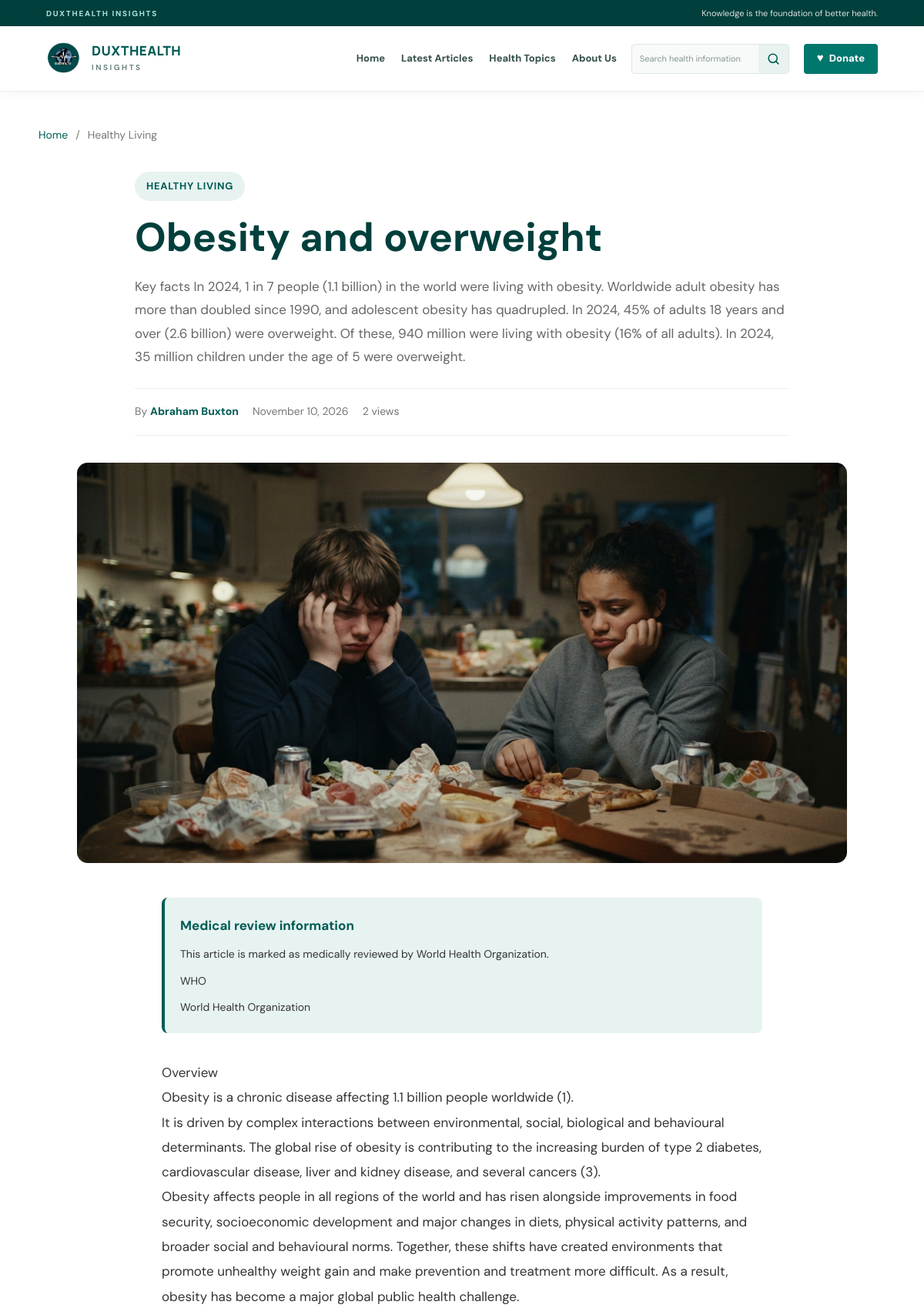
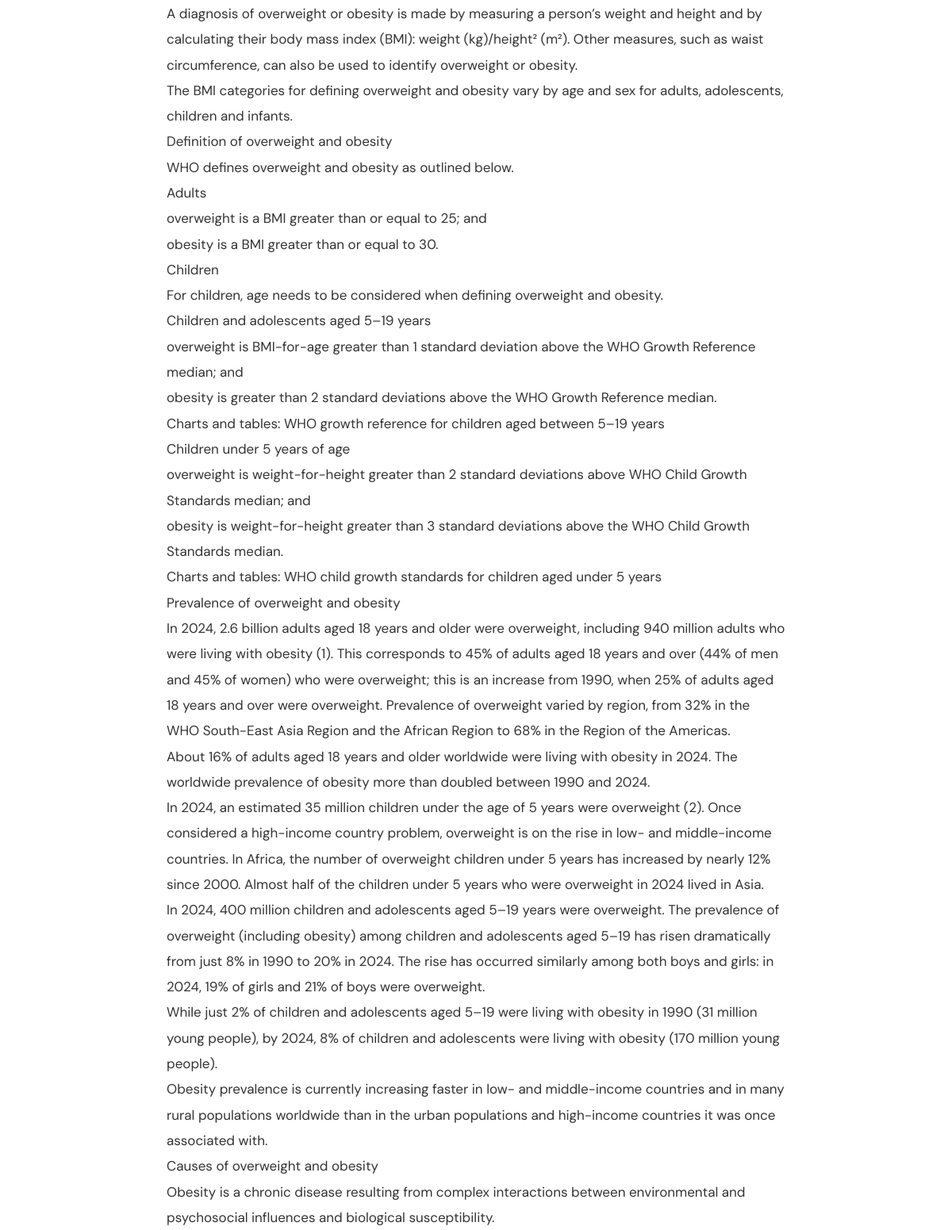
Screenshot of /article/obesity-and-overweight/ (upper part) with the database file from the repository (2 pictures, top to bottom).
### blog/models.py (models this page shows, shortened)
class Article(models.Model):
    class Status(models.TextChoices):
        DRAFT = "draft", "Draft"
        REVIEW = "review", "Awaiting Medical Review"
        SCHEDULED = "scheduled", "Scheduled"
        PUBLISHED = "published", "Published"
        ARCHIVED = "archived", "Archived"
    title = models.CharField(max_length=250)
    slug = models.SlugField(
        max_length=270,
        unique=True,
        blank=True
    )
    subtitle = models.CharField(
        max_length=300,
        blank=True
    )
    excerpt = models.TextField(
        max_length=500,
        help_text="Short introduction displayed on article cards."
    )
    body = models.TextField(
        help_text="Main article content."
    )
    cover_image = models.ImageField(
        upload_to="articles/covers/%Y/%m/",
        blank=True,
        null=True
    )
    cover_image_caption = models.CharField(
        max_length=250,
        blank=True
    )
    category = models.ForeignKey(
        Category,
        on_delete=models.PROTECT,
        related_name="articles"
    )
    tags = models.ManyToManyField(
        Tag,
        blank=True,
        related_name="articles"
    )
    author = models.ForeignKey(
        Author,
        on_delete=models.PROTECT,
        related_name="articles"
    )
    reviewer = models.ForeignKey(
        MedicalReviewer,
        on_delete=models.SET_NULL,
        null=True,
        blank=True,
        related_name="reviewed_articles"
    )
    status = models.CharField(
        max_length=15,
        choices=Status.choices,
        default=Status.DRAFT
    )
    featured = models.BooleanField(default=False)
    medically_reviewed = models.BooleanField(default=False)
    review_notes = models.TextField(blank=True)
    references = models.TextField(
        blank=True,
        help_text="Add reliable sources and reference URLs, one per line."
    )
    meta_title = models.CharField(
        max_length=250,
        blank=True
    )
    meta_description = models.CharField(
        max_length=320,
        blank=True
    )
    scheduled_for = models.DateTimeField(
        null=True,
        blank=True
    )
    published_at = models.DateTimeField(
        null=True,
        blank=True
    )
    views = models.PositiveIntegerField(default=0)
    created_at = models.DateTimeField(auto_now_add=True)
    updated_at = models.DateTimeField(auto_now=True)
    class Meta:
        ordering = ["-published_at", "-created_at"]
        indexes = [
            models.Index(
                fields=["status", "published_at"]
            ),
            models.Index(
                fields=["featured", "status"]
            ),
        ]

class Category(models.Model):
    name = models.CharField(max_length=100, unique=True)
    slug = models.SlugField(
        max_length=120,
        unique=True,
        blank=True
    )
    description = models.TextField(blank=True)
    image = models.ImageField(
        upload_to="categories/",
        blank=True,
        null=True
    )
    is_active = models.BooleanField(default=True)
    created_at = models.DateTimeField(auto_now_add=True)
    class Meta:
        verbose_name_plural = "Categories"
        ordering = ["name"]

class Author(models.Model):
    user = models.OneToOneField(
        User,
        on_delete=models.SET_NULL,
        null=True,
        blank=True,
        related_name="blog_author_profile"
    )
    display_name = models.CharField(max_length=150)
    designation = models.CharField(
        max_length=150,
        blank=True
    )
    biography = models.TextField(blank=True)
    profile_image = models.ImageField(
        upload_to="authors/",
        blank=True,
        null=True
    )
    email = models.EmailField(blank=True)
    is_active = models.BooleanField(default=True)
    created_at = models.DateTimeField(auto_now_add=True)
    class Meta:
        ordering = ["display_name"]

class MedicalReviewer(models.Model):
    user = models.OneToOneField(
        User,
        on_delete=models.SET_NULL,
        null=True,
        blank=True,
        related_name="blog_reviewer_profile"
    )
    full_name = models.CharField(max_length=150)
    professional_title = models.CharField(
        max_length=150
    )
    qualifications = models.CharField(
        max_length=250,
        blank=True
    )
    biography = models.TextField(blank=True)
    profile_image = models.ImageField(
        upload_to="reviewers/",
        blank=True,
        null=True
    )
    email = models.EmailField(blank=True)
    is_active = models.BooleanField(default=True)
    created_at = models.DateTimeField(auto_now_add=True)
    class Meta:
        ordering = ["full_name"]

### blog/views.py (the view)
# urls.py: path('article/<slug:slug>/',views.article_detail,name='article_detail'),
def article_detail(request, slug):
    now = timezone.now()
    article = get_object_or_404(
        Article.objects.select_related(
            'category',
            'author',
            'reviewer'
        ).prefetch_related('tags'),
        slug=slug,
        status='published',
        published_at__lte=now
    )
    Article.objects.filter(pk=article.pk).update(
        views=F('views') + 1
    )
    ArticleView.objects.create(article=article)
    article.refresh_from_db()
    related_articles = Article.objects.filter(
        status='published',
        published_at__lte=now,
        category=article.category
    ).exclude(
        pk=article.pk
    ).select_related(
        'category',
        'author'
    ).order_by('-published_at')[:4]
    context = {
        'article': article,
        'related_articles': related_articles,
    }
    return render(
        request,
        'blog/article_detail.html',
        context
    )

### templates/blog/article_detail.html (shortened to what this page needs)
{% extends "base.html" %}
{% load static %}
{% block content %}
<main class="article-page">
    <div class="article-container">
        <nav class="article-breadcrumb">
            <a href="{% url 'home' %}">Home</a>
            <span>/</span>
            <span>{{ article.category.name }}</span>
        </nav>
        <header class="article-header">
            <span class="article-category">
                {{ article.category.name }}
            </span>
            <h1>{{ article.title }}</h1>
            {% if article.excerpt %}
                <p class="article-excerpt">{{ article.excerpt }}</p>
            {% endif %}
            <div class="article-byline">
                {% if article.author %}
                    <span>
                        By <strong>{{ article.author.display_name }}</strong>
                    </span>
                {% endif %}
                {% if article.published_at %}
                    <span>
                        {{ article.published_at|date:"F j, Y" }}
                    </span>
                {% endif %}
                <span>{{ article.views }} views</span>
            </div>
        </header>
        {% if article.cover_image %}
            <figure class="article-cover">
                <img
                    src="{{ article.cover_image.url }}"
                    alt="{{ article.title }}"
                >
            </figure>
        {% endif %}
        <div class="article-layout">
            <article class="article-body">
                {% if article.medically_reviewed and article.reviewer %}
                    <div class="medical-review-notice">
                        <strong>Medical review information</strong>
                        <p>
                            This article is marked as medically reviewed by
                            {{ article.reviewer.full_name }}.
                        </p>
                        {% if article.reviewer.professional_title %}
                            <p>{{ article.reviewer.professional_title }}</p>
                        {% endif %}
                        {% if article.reviewer.qualifications %}
                            <p>{{ article.reviewer.qualifications }}</p>
                        {% endif %}
                    </div>
                {% endif %}
                <div class="article-content">
                    {{ article.body|linebreaks }}
                </div>
            </article>
        </div>
    </div>
</main>
{% endblock %}

### static/css/style.css (style rules this page uses)
:root { --primary: #005B55; --primary-dark: #003F3B; --primary-light: #E7F3F1; --medical-blue: #83C9D8; --white: #FFFFFF; --background: #F7FAF9; --surface: #FFFFFF; --text: #18332F; --muted: #71817D; --border: #E4ECE9; --shadow: 0 15px 45px rgba(0, 63, 59, 0.08); --radius: 16px; }
* { margin: 0; padding: 0; box-sizing: border-box; }
html { scroll-behavior: smooth; }
body { font-family: 'DM Sans', sans-serif; background: var(--white); color: var(--text); line-height: 1.7; overflow-x: hidden; }
img { max-width: 100%; display: block; }
a { text-decoration: none; color: inherit; }
.article-category { display: inline-block; color: var(--primary); background: var(--primary-light); padding: 6px 11px; border-radius: 4px; font-size: 10px; font-weight: 800; letter-spacing: 0.7px; text-transform: uppercase; }
.article-page { background: #ffffff; padding: 45px 20px 80px; }
.article-container { max-width: 1100px; margin: 0 auto; }
.article-breadcrumb { display: flex; gap: 10px; color: #777; font-size: 14px; margin-bottom: 35px; }
.article-breadcrumb a { color: #005B55; text-decoration: none; }
.article-header { max-width: 850px; margin: 0 auto 35px; }
.article-category { display: inline-block; background: #E7F3F1; color: #005B55; padding: 8px 15px; border-radius: 30px; font-size: 13px; font-weight: 700; margin-bottom: 18px; }
.article-header h1 { color: #003F3B; font-size: clamp(32px, 5vw, 52px); line-height: 1.15; margin-bottom: 18px; }
.article-excerpt { color: #666; font-size: 17px; line-height: 1.8; margin-top: 15px; }
.article-byline { display: flex; flex-wrap: wrap; gap: 18px; color: #777; font-size: 14px; border-top: 1px solid #eee; border-bottom: 1px solid #eee; padding: 18px 0; margin-top: 25px; }
.article-byline strong { color: #005B55; }
.article-cover { margin: 0 auto 45px; max-width: 1000px; }
.article-cover img { display: block; width: 100%; max-height: 520px; object-fit: cover; border-radius: 14px; }
.article-layout { max-width: 780px; margin: 0 auto; }
.article-body { color: #333; font-size: 17px; line-height: 1.9; }
.medical-review-notice { background: #E7F3F1; border-left: 4px solid #005B55; padding: 20px; border-radius: 8px; margin-bottom: 35px; }
.medical-review-notice strong { color: #005B55; }
.medical-review-notice p { margin-top: 8px; font-size: 14px; }

### rows the page displays
Article: category.name "Healthy Living", category.name "HEALTHY LIVING", title "Obesity and overweight", excerpt "Key facts In 2024, 1 in 7 people (1.1 billion) in the world were living with obesity. Worldwide adult obesity has more than doubled since 1990, and adolescent obesity has quadrupled. In 2024, 45% of adults 18 years and over (2.6 billion) were overweight. Of these, 940 million were living with obesity (16% of all adults). In 2024, 35 million children under the age of 5 were overweight.", author.display_name "Abraham Buxton", published_at "November 10, 2026", views "2", cover_image (picture), reviewer.full_name "World Health Organization", reviewer.professional_title "WHO", reviewer.qualifications "World Health Organization", body "Overview Obesity is a chronic disease affecting 1.1 billion people worldwide (1). It is driven by complex interactions between environmental, social, biological and behavioural determinants. The global rise of obesity is contributing to the increasing burden of type 2 diabetes, cardiovascular disease, liver and kidney disease, and several cancers (3). Obesity affects people in all regions of the world and has risen alongside improvements in food security, socioeconomic development and major changes in diets, physical activity patterns, and broader social and behavioural norms. Together, these shifts have created environments that promote unhealthy weight gain and make prevention and…"
